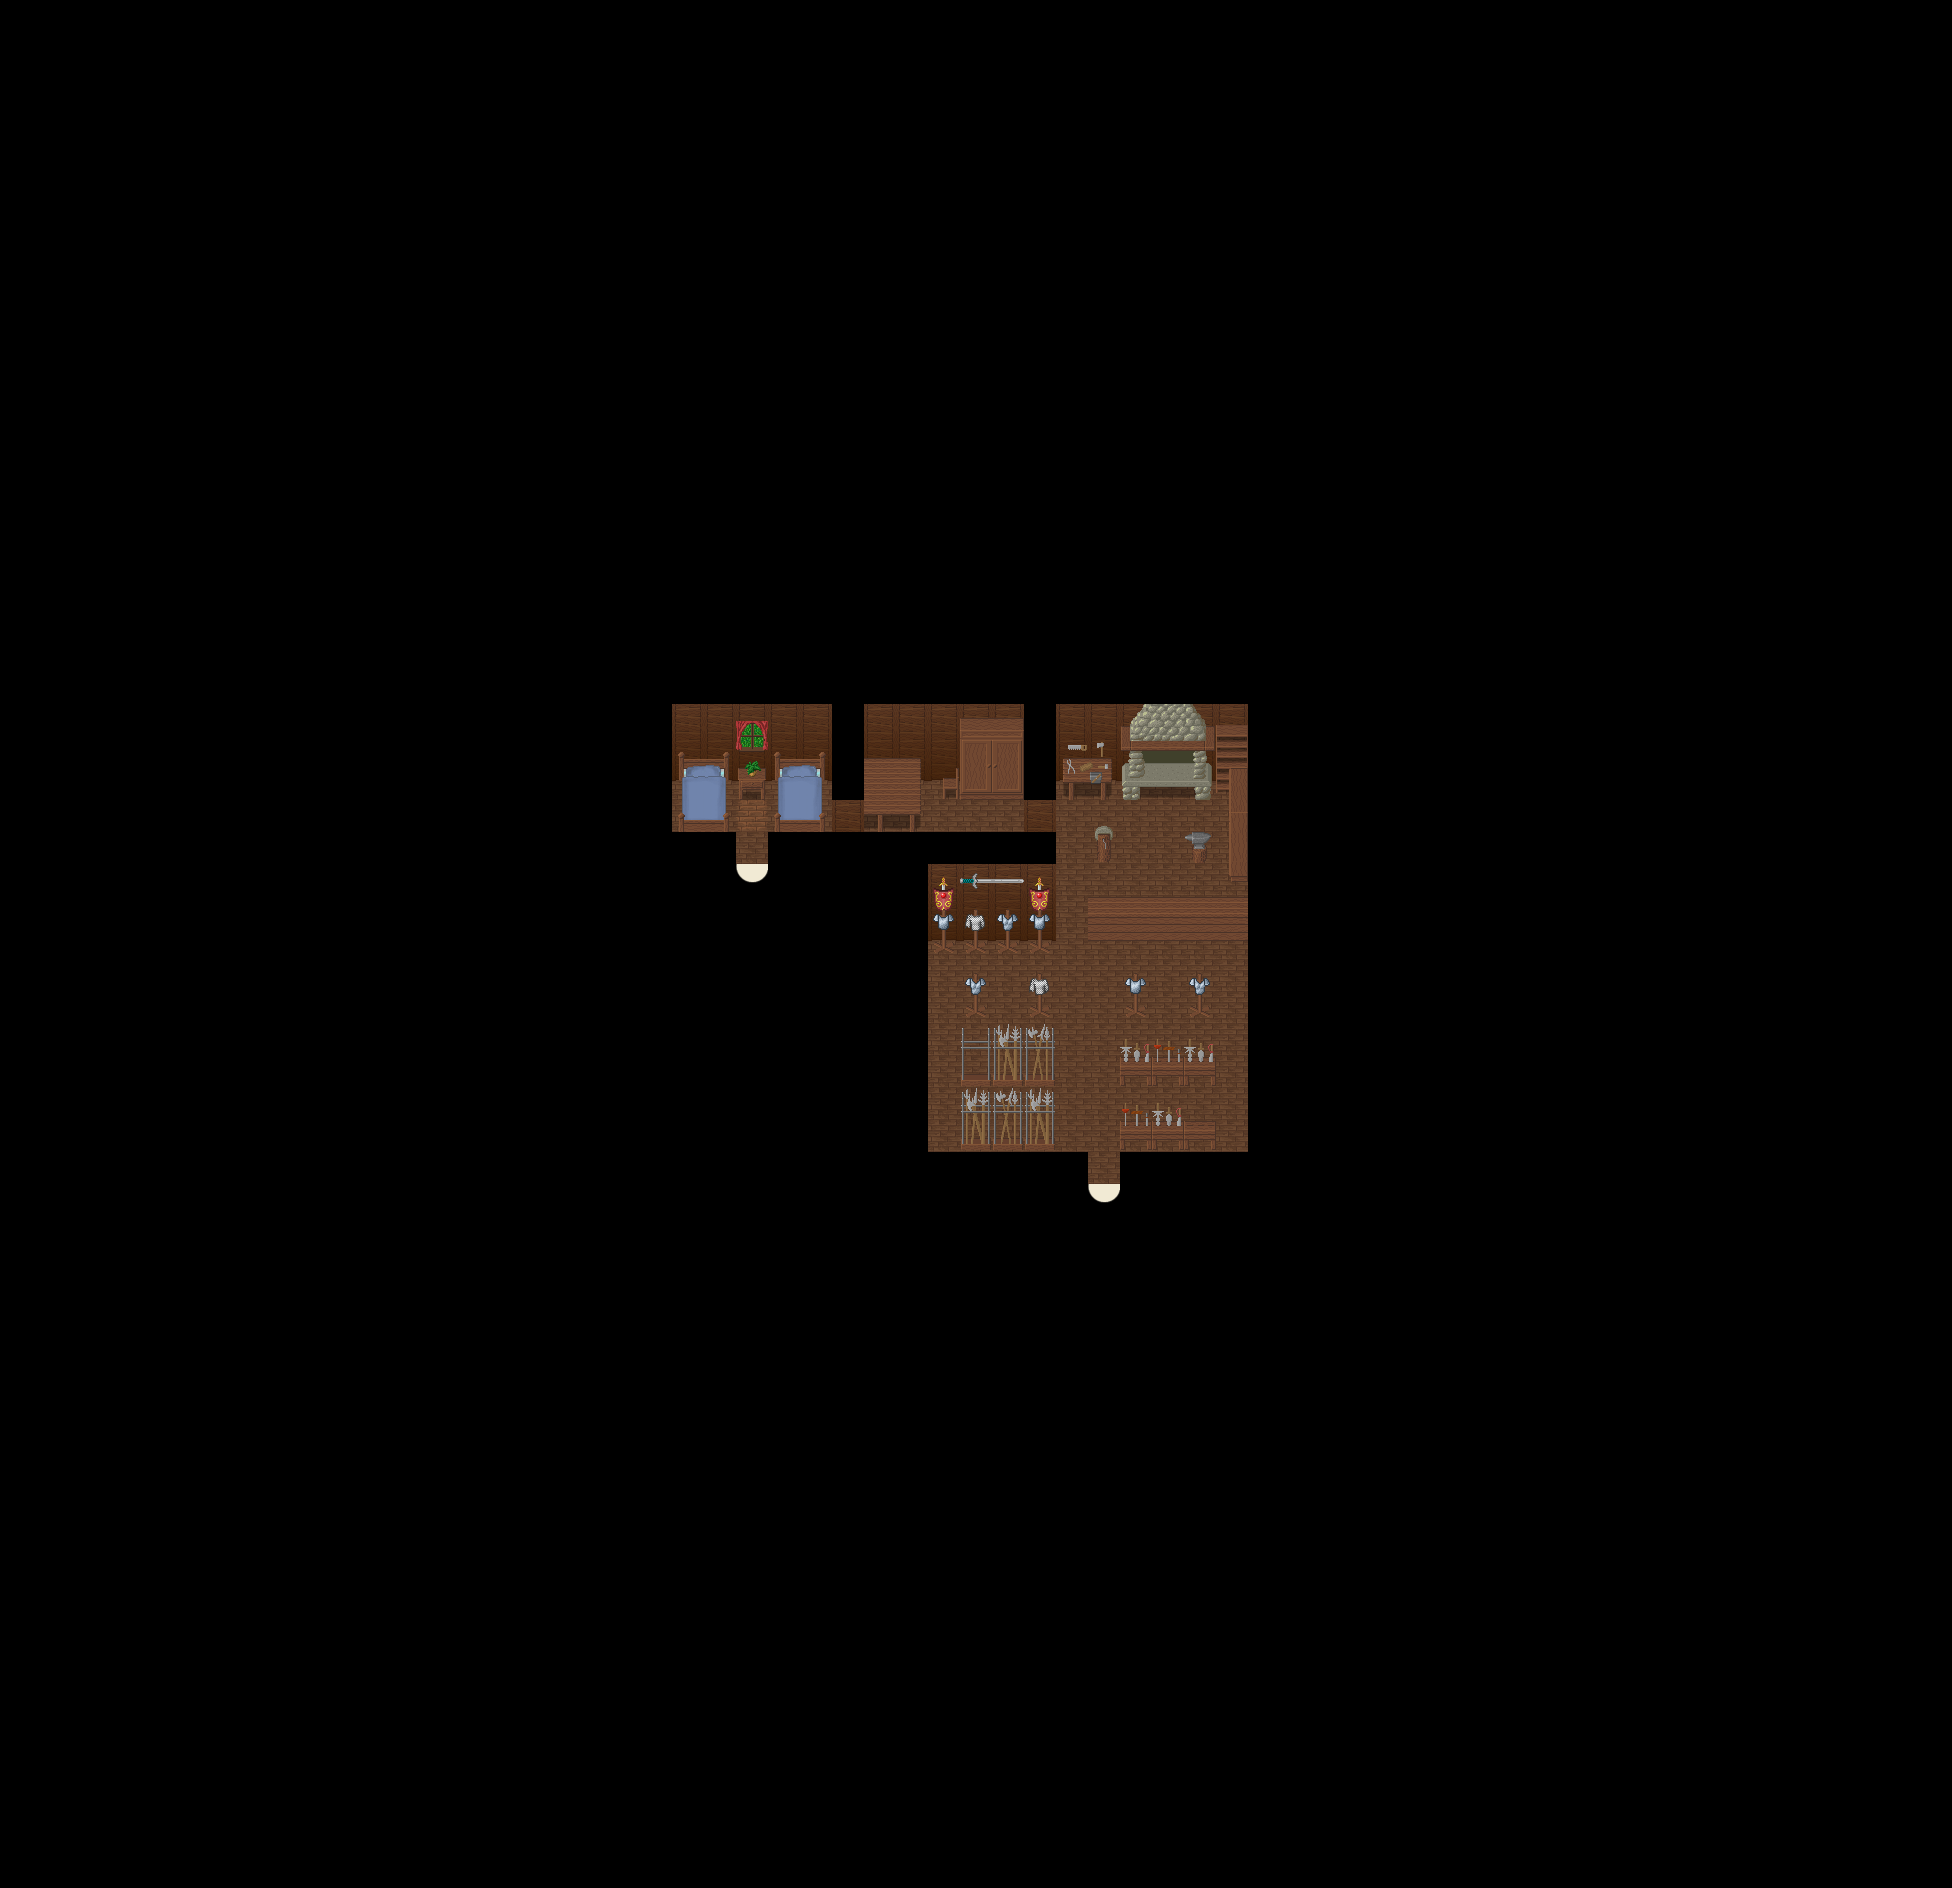

The image is a tile-based game level rendered from a .tmx file. Its description and source (layers, tilesets, objects; grid data summarised) follow:
An orthogonal 61x59 tile map with 32x32 px tiles, 5 tile layers (Ground1, Ground2, Ground3, Fringe, ...), 2 hidden layers not drawn, 5 tilesets and 4 objects (2x fixme, 2x warp).

<map version="1.4" tiledversion="1.4.1" orientation="orthogonal" renderorder="right-down" width="61" height="59" tilewidth="32" tileheight="32" infinite="0" nextlayerid="9" nextobjectid="42">
 <properties>
  <property name="background0image" value="graphics/images/spit23loginwallpaper_800x600.png" />
  <property name="license" value="GPL v2+" />
  <property name="manaplus version" value="2" />
  <property name="minimap" value="graphics/minimaps/012-5.png" />
  <property name="music" value="peace.ogg" />
  <property name="name" value="Indoors" />
 </properties>
 <tileset firstgid="1" source="../graphics/tilesets/inn.tsx" />
 <tileset firstgid="257" source="../graphics/tilesets/woodland_indoor.tsx" />
 <tileset firstgid="513" source="../graphics/tilesets/woodland_indoor_x2.tsx" />
 <tileset firstgid="561" source="../graphics/tilesets/woodland_indoor_x3.tsx" />
 <tileset firstgid="609" name="collision" tilewidth="32" tileheight="32" tilecount="9" columns="3">
  <image source="../graphics/tilesets/collision.png" width="96" height="96" />
 </tileset>
 <layer id="1" name="Ground1" width="61" height="59">
  <data>[3599 cells, 3599 non-empty, 9 distinct tile ids]</data>
 </layer>
 <layer id="2" name="Ground2" width="61" height="59">
  <data>[3599 cells, 54 non-empty, 37 distinct tile ids]</data>
 </layer>
 <layer id="3" name="Ground3" width="61" height="59">
  <data>[3599 cells, 0 non-empty, 0 distinct tile ids]</data>
 </layer>
 <layer id="4" name="Fringe" width="61" height="59">
  <data>[3599 cells, 16 non-empty, 9 distinct tile ids]</data>
 </layer>
 <layer id="5" name="Over1" width="61" height="59">
  <data>[3599 cells, 356 non-empty, 3 distinct tile ids]</data>
 </layer>
 <layer id="6" name="Collision" width="61" height="59" visible="0">
  <data>[3599 cells, 3507 non-empty, 1 distinct tile ids]</data>
 </layer>
 <layer id="7" name="Heights" width="61" height="59" visible="0">
  <data>[3599 cells, 0 non-empty, 0 distinct tile ids]</data>
 </layer>
 <objectgroup id="8" name="Objects">
  <object id="36" name="Margin" type="fixme" x="1312" y="1248" width="640" height="640" />
  <object id="39" name="Margin" type="fixme" x="0" y="0" width="640" height="640" />
  <object id="40" name="To Hurnscald" type="warp" x="1088" y="1184" width="32" height="32">
   <properties>
    <property name="dest_map" value="012-1" />
    <property name="dest_x" value="121" />
    <property name="dest_y" value="72" />
   </properties>
  </object>
  <object id="41" name="To Training Area" type="warp" x="736" y="864" width="32" height="32">
   <properties>
    <property name="dest_map" value="012-1" />
    <property name="dest_x" value="116" />
    <property name="dest_y" value="67" />
   </properties>
  </object>
 </objectgroup>
</map>
